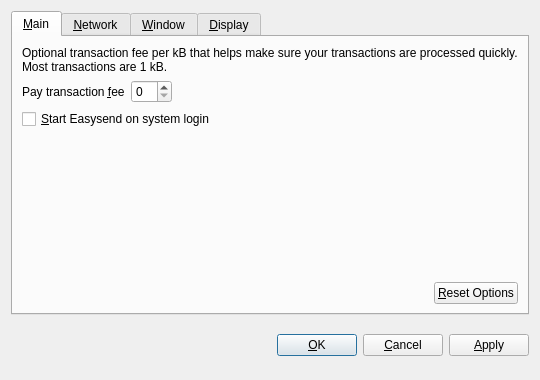
<?xml version="1.0" encoding="UTF-8"?>
<ui version="4.0">
 <class>OptionsDialog</class>
 <widget class="QDialog" name="OptionsDialog">
  <property name="geometry">
   <rect>
    <x>0</x>
    <y>0</y>
    <width>540</width>
    <height>380</height>
   </rect>
  </property>
  <property name="windowTitle">
   <string>Options</string>
  </property>
  <property name="modal">
   <bool>true</bool>
  </property>
  <layout class="QVBoxLayout" name="verticalLayout">
   <item>
    <widget class="QTabWidget" name="tabWidget">
     <property name="tabPosition">
      <enum>QTabWidget::North</enum>
     </property>
     <property name="currentIndex">
      <number>0</number>
     </property>
     <widget class="QWidget" name="tabMain">
      <attribute name="title">
       <string>&amp;Main</string>
      </attribute>
      <layout class="QVBoxLayout" name="verticalLayout_Main">
       <item>
        <widget class="QLabel" name="transactionFeeInfoLabel">
         <property name="text">
          <string>Optional transaction fee per kB that helps make sure your transactions are processed quickly. Most transactions are 1 kB.</string>
         </property>
         <property name="textFormat">
          <enum>Qt::PlainText</enum>
         </property>
         <property name="wordWrap">
          <bool>true</bool>
         </property>
        </widget>
       </item>
       <item>
        <layout class="QHBoxLayout" name="horizontalLayout_1_Main">
         <item>
          <widget class="QLabel" name="transactionFeeLabel">
           <property name="text">
            <string>Pay transaction &amp;fee</string>
           </property>
           <property name="textFormat">
            <enum>Qt::PlainText</enum>
           </property>
           <property name="buddy">
            <cstring>transactionFee</cstring>
           </property>
          </widget>
         </item>
         <item>
          <widget class="BitcoinAmountField" name="transactionFee"/>
         </item>
         <item>
          <spacer name="horizontalSpacer_1_Main">
           <property name="orientation">
            <enum>Qt::Horizontal</enum>
           </property>
           <property name="sizeHint" stdset="0">
            <size>
             <width>40</width>
             <height>20</height>
            </size>
           </property>
          </spacer>
         </item>
        </layout>
       </item>
       <item>
        <widget class="QCheckBox" name="bitcoinAtStartup">
         <property name="toolTip">
          <string>Automatically start Easysend after logging in to the system.</string>
         </property>
         <property name="text">
          <string>&amp;Start Easysend on system login</string>
         </property>
        </widget>
       </item>
       <item>
        <spacer name="verticalSpacer_Main">
         <property name="orientation">
          <enum>Qt::Vertical</enum>
         </property>
         <property name="sizeHint" stdset="0">
          <size>
           <width>20</width>
           <height>40</height>
          </size>
         </property>
        </spacer>
       </item>
       <item>
        <layout class="QHBoxLayout" name="horizontalLayout_2_Main">
         <item>
          <spacer name="horizontalSpacer_2_Main">
           <property name="orientation">
            <enum>Qt::Horizontal</enum>
           </property>
           <property name="sizeHint" stdset="0">
            <size>
             <width>40</width>
             <height>20</height>
            </size>
           </property>
          </spacer>
         </item>
         <item>
          <widget class="QPushButton" name="resetButton">
           <property name="toolTip">
            <string>Reset all client options to default.</string>
           </property>
           <property name="text">
            <string>&amp;Reset Options</string>
           </property>
           <property name="autoDefault">
            <bool>false</bool>
           </property>
          </widget>
         </item>
        </layout>
       </item>
      </layout>
     </widget>
     <widget class="QWidget" name="tabNetwork">
      <attribute name="title">
       <string>&amp;Network</string>
      </attribute>
      <layout class="QVBoxLayout" name="verticalLayout_Network">
       <item>
        <widget class="QCheckBox" name="mapPortUpnp">
         <property name="toolTip">
          <string>Automatically open the Easysend client port on the router. This only works when your router supports UPnP and it is enabled.</string>
         </property>
         <property name="text">
          <string>Map port using &amp;UPnP</string>
         </property>
        </widget>
       </item>
       <item>
        <widget class="QCheckBox" name="connectSocks">
         <property name="toolTip">
          <string>Connect to the Easysend network through a SOCKS proxy (e.g. when connecting through Tor).</string>
         </property>
         <property name="text">
          <string>&amp;Connect through SOCKS proxy:</string>
         </property>
        </widget>
       </item>
       <item>
        <layout class="QHBoxLayout" name="horizontalLayout_Network">
         <item>
          <widget class="QLabel" name="proxyIpLabel">
           <property name="text">
            <string>Proxy &amp;IP:</string>
           </property>
           <property name="textFormat">
            <enum>Qt::PlainText</enum>
           </property>
           <property name="buddy">
            <cstring>proxyIp</cstring>
           </property>
          </widget>
         </item>
         <item>
          <widget class="QValidatedLineEdit" name="proxyIp">
           <property name="maximumSize">
            <size>
             <width>140</width>
             <height>16777215</height>
            </size>
           </property>
           <property name="toolTip">
            <string>IP address of the proxy (e.g. 127.0.0.1)</string>
           </property>
          </widget>
         </item>
         <item>
          <widget class="QLabel" name="proxyPortLabel">
           <property name="text">
            <string>&amp;Port:</string>
           </property>
           <property name="textFormat">
            <enum>Qt::PlainText</enum>
           </property>
           <property name="buddy">
            <cstring>proxyPort</cstring>
           </property>
          </widget>
         </item>
         <item>
          <widget class="QLineEdit" name="proxyPort">
           <property name="maximumSize">
            <size>
             <width>55</width>
             <height>16777215</height>
            </size>
           </property>
           <property name="toolTip">
            <string>Port of the proxy (e.g. 9050)</string>
           </property>
          </widget>
         </item>
         <item>
          <widget class="QLabel" name="socksVersionLabel">
           <property name="text">
            <string>SOCKS &amp;Version:</string>
           </property>
           <property name="textFormat">
            <enum>Qt::PlainText</enum>
           </property>
           <property name="buddy">
            <cstring>socksVersion</cstring>
           </property>
          </widget>
         </item>
         <item>
          <widget class="QValueComboBox" name="socksVersion">
           <property name="toolTip">
            <string>SOCKS version of the proxy (e.g. 5)</string>
           </property>
          </widget>
         </item>
         <item>
          <spacer name="horizontalSpacer_Network">
           <property name="orientation">
            <enum>Qt::Horizontal</enum>
           </property>
           <property name="sizeHint" stdset="0">
            <size>
             <width>40</width>
             <height>20</height>
            </size>
           </property>
          </spacer>
         </item>
        </layout>
       </item>
       <item>
        <spacer name="verticalSpacer_Network">
         <property name="orientation">
          <enum>Qt::Vertical</enum>
         </property>
         <property name="sizeHint" stdset="0">
          <size>
           <width>20</width>
           <height>40</height>
          </size>
         </property>
        </spacer>
       </item>
      </layout>
     </widget>
     <widget class="QWidget" name="tabWindow">
      <attribute name="title">
       <string>&amp;Window</string>
      </attribute>
      <layout class="QVBoxLayout" name="verticalLayout_Window">
       <item>
        <widget class="QCheckBox" name="minimizeToTray">
         <property name="toolTip">
          <string>Show only a tray icon after minimizing the window.</string>
         </property>
         <property name="text">
          <string>&amp;Minimize to the tray instead of the taskbar</string>
         </property>
        </widget>
       </item>
       <item>
        <widget class="QCheckBox" name="minimizeOnClose">
         <property name="toolTip">
          <string>Minimize instead of exit the application when the window is closed. When this option is enabled, the application will be closed only after selecting Quit in the menu.</string>
         </property>
         <property name="text">
          <string>M&amp;inimize on close</string>
         </property>
        </widget>
       </item>
       <item>
        <spacer name="verticalSpacer_Window">
         <property name="orientation">
          <enum>Qt::Vertical</enum>
         </property>
         <property name="sizeHint" stdset="0">
          <size>
           <width>20</width>
           <height>40</height>
          </size>
         </property>
        </spacer>
       </item>
      </layout>
     </widget>
     <widget class="QWidget" name="tabDisplay">
      <attribute name="title">
       <string>&amp;Display</string>
      </attribute>
      <layout class="QVBoxLayout" name="verticalLayout_Display">
       <item>
        <layout class="QHBoxLayout" name="horizontalLayout_1_Display">
         <item>
          <widget class="QLabel" name="langLabel">
           <property name="text">
            <string>User Interface &amp;language:</string>
           </property>
           <property name="textFormat">
            <enum>Qt::PlainText</enum>
           </property>
           <property name="buddy">
            <cstring>lang</cstring>
           </property>
          </widget>
         </item>
         <item>
          <widget class="QValueComboBox" name="lang">
           <property name="toolTip">
            <string>The user interface language can be set here. This setting will take effect after restarting Easysend.</string>
           </property>
          </widget>
         </item>
        </layout>
       </item>
       <item>
        <layout class="QHBoxLayout" name="horizontalLayout_2_Display">
         <item>
          <widget class="QLabel" name="unitLabel">
           <property name="text">
            <string>&amp;Unit to show amounts in:</string>
           </property>
           <property name="textFormat">
            <enum>Qt::PlainText</enum>
           </property>
           <property name="buddy">
            <cstring>unit</cstring>
           </property>
          </widget>
         </item>
         <item>
          <widget class="QValueComboBox" name="unit">
           <property name="toolTip">
            <string>Choose the default subdivision unit to show in the interface and when sending coins.</string>
           </property>
          </widget>
         </item>
        </layout>
       </item>
       <item>
        <widget class="QCheckBox" name="displayAddresses">
         <property name="toolTip">
          <string>Whether to show Easysend addresses in the transaction list or not.</string>
         </property>
         <property name="text">
          <string>&amp;Display addresses in transaction list</string>
         </property>
        </widget>
       </item>
       <item>
        <widget class="QCheckBox" name="coinControlFeatures">
         <property name="toolTip">
          <string>Whether to show coin control features or not.</string>
         </property>
         <property name="text">
          <string>Display coin &amp;control features (experts only!)</string>
         </property>
        </widget>
       </item>
       <item>
        <spacer name="verticalSpacer_Display">
         <property name="orientation">
          <enum>Qt::Vertical</enum>
         </property>
         <property name="sizeHint" stdset="0">
          <size>
           <width>20</width>
           <height>40</height>
          </size>
         </property>
        </spacer>
       </item>
      </layout>
     </widget>
    </widget>
   </item>
   <item>
    <layout class="QHBoxLayout" name="horizontalLayout_Buttons">
     <item>
      <spacer name="horizontalSpacer_1">
       <property name="orientation">
        <enum>Qt::Horizontal</enum>
       </property>
       <property name="sizeHint" stdset="0">
        <size>
         <width>40</width>
         <height>48</height>
        </size>
       </property>
      </spacer>
     </item>
     <item>
      <widget class="QLabel" name="statusLabel">
       <property name="font">
        <font>
         <weight>75</weight>
         <bold>true</bold>
        </font>
       </property>
       <property name="text">
        <string/>
       </property>
       <property name="textFormat">
        <enum>Qt::PlainText</enum>
       </property>
       <property name="wordWrap">
        <bool>true</bool>
       </property>
      </widget>
     </item>
     <item>
      <spacer name="horizontalSpacer_2">
       <property name="orientation">
        <enum>Qt::Horizontal</enum>
       </property>
       <property name="sizeHint" stdset="0">
        <size>
         <width>40</width>
         <height>48</height>
        </size>
       </property>
      </spacer>
     </item>
     <item>
      <widget class="QPushButton" name="okButton">
       <property name="text">
        <string>&amp;OK</string>
       </property>
      </widget>
     </item>
     <item>
      <widget class="QPushButton" name="cancelButton">
       <property name="text">
        <string>&amp;Cancel</string>
       </property>
       <property name="autoDefault">
        <bool>false</bool>
       </property>
      </widget>
     </item>
     <item>
      <widget class="QPushButton" name="applyButton">
       <property name="text">
        <string>&amp;Apply</string>
       </property>
       <property name="autoDefault">
        <bool>false</bool>
       </property>
      </widget>
     </item>
    </layout>
   </item>
  </layout>
 </widget>
 <customwidgets>
  <customwidget>
   <class>BitcoinAmountField</class>
   <extends>QSpinBox</extends>
   <header>bitcoinamountfield.h</header>
  </customwidget>
  <customwidget>
   <class>QValueComboBox</class>
   <extends>QComboBox</extends>
   <header>qvaluecombobox.h</header>
  </customwidget>
  <customwidget>
   <class>QValidatedLineEdit</class>
   <extends>QLineEdit</extends>
   <header>qvalidatedlineedit.h</header>
  </customwidget>
 </customwidgets>
 <resources/>
 <connections/>
</ui>
